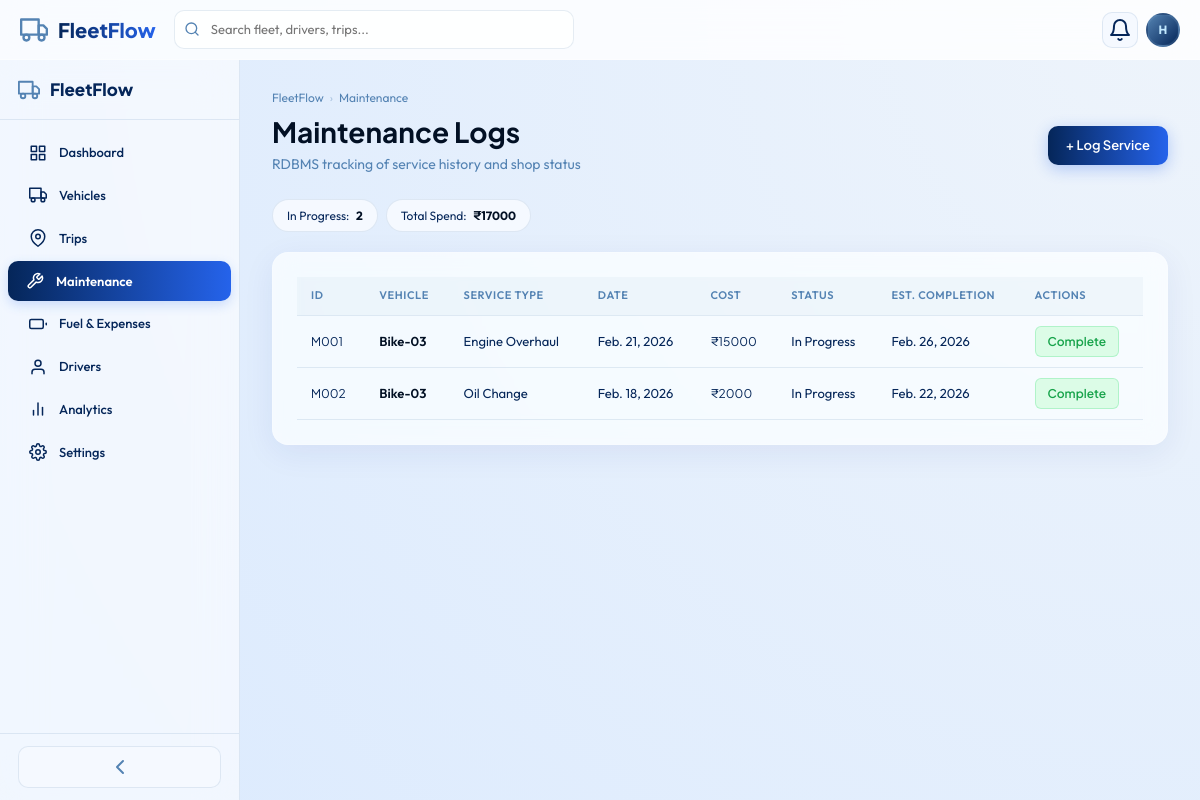
Page /maintenance/ (signed in) on the committed database.
### app/models.py (models this page shows, shortened)
class MaintenanceLog(models.Model):
    STATUS_CHOICES = [
        ('In Progress', 'In Progress'),
        ('Completed', 'Completed'),
    ]
    mid = models.CharField(max_length=10, unique=True, editable=False)
    vehicle = models.ForeignKey(Vehicle, on_delete=models.CASCADE, related_name='maintenance_logs')
    maintenance_type = models.ForeignKey(
        MaintenanceType, on_delete=models.PROTECT, related_name='logs'
    )
    date = models.DateField()
    cost = models.PositiveIntegerField(default=0)
    technician = models.CharField(max_length=100, blank=True, default='')
    notes = models.TextField(blank=True, default='')
    status = models.CharField(max_length=15, choices=STATUS_CHOICES, default='In Progress')
    est_completion = models.DateField(null=True, blank=True)
    created_at = models.DateTimeField(auto_now_add=True)
    class Meta:
        ordering = ['-date']

class Vehicle(models.Model):
    STATUS_CHOICES = [
        ('Available', 'Available'),
        ('On Trip', 'On Trip'),
        ('In Shop', 'In Shop'),
        ('Retired', 'Retired'),
    ]
    vid = models.CharField(max_length=10, unique=True, editable=False)
    name = models.CharField(max_length=100)
    model_name = models.CharField(max_length=100)
    plate = models.CharField(max_length=30, unique=True)
    vehicle_type = models.ForeignKey(VehicleType, on_delete=models.PROTECT, related_name='vehicles')
    capacity = models.PositiveIntegerField(help_text='Max load in kg')
    odometer = models.PositiveIntegerField(default=0)
    acquisition_cost = models.PositiveIntegerField(default=0)
    status = models.CharField(max_length=15, choices=STATUS_CHOICES, default='Available')
    region = models.ForeignKey(Region, on_delete=models.PROTECT, related_name='vehicles')
    created_at = models.DateTimeField(auto_now_add=True)
    class Meta:
        ordering = ['vid']

class MaintenanceType(models.Model):
    name = models.CharField(max_length=50, unique=True)
    class Meta:
        ordering = ['name']

### app/views.py (the view, shortened to what this page needs)
# urls.py: path('maintenance/', views.maintenance, name='maintenance'),
@login_required
def maintenance(request):
    logs = MaintenanceLog.objects.all().select_related('vehicle', 'maintenance_type')
    context = {
        'active_page': 'maintenance',
        'logs': logs,
        'in_progress_count': logs.filter(status='In Progress').count(),
        'total_cost': logs.aggregate(Sum('cost'))['cost__sum'] or 0,
        'vehicles': Vehicle.objects.exclude(status='Retired'),
        'maintenance_types': MaintenanceType.objects.all(),
    }
    return render(request, 'app/maintenance.html', context)

### app/templates/app/maintenance.html (shortened to what this page needs)
{% extends 'app/base.html' %}
{% load static %}
{% block content %}
<div class="page-header">
    <div class="breadcrumb">
        <a href="{% url 'dashboard' %}">FleetFlow</a><span class="sep">›</span><span>Maintenance</span>
    </div>
    <div class="page-header-row">
        <div>
            <h1>Maintenance Logs</h1>
            <p class="page-subtitle">RDBMS tracking of service history and shop status</p>
        </div>
        <button class="btn btn-primary" onclick="openLogService()">+ Log Service</button>
    </div>
</div>
<div class="summary-pills">
    <div class="summary-pill">In Progress: <strong>{{ in_progress_count }}</strong></div>
    <div class="summary-pill">Total Spend: <strong>₹{{ total_cost|floatformat:"0" }}</strong></div>
</div>
<div class="glass-card" style="padding:24px">
    <div class="table-responsive">
        <table class="data-table">
            <thead>
                <tr>
                    <th>ID</th>
                    <th>Vehicle</th>
                    <th>Service Type</th>
                    <th>Date</th>
                    <th>Cost</th>
                    <th>Status</th>
                    <th>Est. Completion</th>
                    <th>Actions</th>
                </tr>
            </thead>
            <tbody>
                {% for log in logs %}
                <tr>
                    <td><span class="cell-mono">{{ log.mid }}</span></td>
                    <td><span class="cell-primary">{{ log.vehicle.name }}</span></td>
                    <td>{{ log.maintenance_type.name }}</td>
                    <td>{{ log.date }}</td>
                    <td><span class="cell-mono">₹{{ log.cost|floatformat:"0" }}</span></td>
                    <td>
                        {% if log.status == 'In Progress' %}
                            <span class="status-pill status-inshop">In Progress</span>
                        {% else %}
                            <span class="status-pill status-available">Completed</span>
                        {% endif %}
                    </td>
                    <td>{{ log.est_completion|default:"—" }}</td>
                    <td>
                        {% if log.status == 'In Progress' %}
                        <form method="POST" style="display:inline;">
                            <button type="submit" class="btn btn-sm btn-success">Complete</button>
                        </form>
                        {% else %}
                            <span style="color:var(--text-muted); font-size: 0.8rem;">Archived</span>
                        {% endif %}
                    </td>
                </tr>
                {% empty %}
                <tr>
                    <td colspan="8" style="text-align:center;padding:40px;color:var(--text-muted)">No maintenance logs found</td>
                </tr>
                {% endfor %}
            </tbody>
        </table>
    </div>
</div>
{% endblock %}

### app/templates/app/base.html (shortened to what this page needs)
{% load static %}
<!DOCTYPE html>
<html lang="en">
<head>
    <link rel="stylesheet" href="{% static 'css/styles.css' %}">
    <link rel="stylesheet" href="{% static 'css/premium.css' %}">
</head>
<body>
    <div id="app">
        <nav id="navbar">
            <a href="{% url 'dashboard' %}" class="navbar-logo">
                <i data-feather="truck"></i>
                <span>FleetFlow</span>
            </a>
            <div class="navbar-search">
                <i data-feather="search"></i>
                <input type="text" placeholder="Search fleet, drivers, trips..." id="global-search"
                    aria-label="Global search" autocomplete="off">
            </div>
            <div class="navbar-right">
                <div style="position:relative">
                    <button class="nav-btn" id="notif-btn" aria-label="Notifications">
                        <i data-feather="bell"></i>
                    </button>
                </div>
                <div style="position:relative">
                    <div class="user-avatar" id="user-avatar" title="User menu">{{ request.user.username|make_list|first|upper }}</div>
                </div>
            </div>
        </nav>
        <div id="app-body">
            <aside id="sidebar">
                <div class="sidebar-header">
                    <i data-feather="truck"></i>
                    <span class="sidebar-header-text">FleetFlow</span>
                </div>
                <nav class="sidebar-nav">
                    <a href="{% url 'dashboard' %}"
                        class="nav-item {% if active_page == 'dashboard' %}active{% endif %}" data-page="dashboard">
                        <i data-feather="grid"></i>
                        <span class="nav-label">Dashboard</span>
                    </a>
                    <a href="{% url 'vehicles' %}" class="nav-item {% if active_page == 'vehicles' %}active{% endif %}"
                        data-page="vehicles">
                        <i data-feather="truck"></i>
                        <span class="nav-label">Vehicles</span>
                    </a>
                    <a href="{% url 'trips' %}" class="nav-item {% if active_page == 'trips' %}active{% endif %}"
                        data-page="trips">
                        <i data-feather="map-pin"></i>
                        <span class="nav-label">Trips</span>
                    </a>
                    <a href="{% url 'maintenance' %}"
                        class="nav-item {% if active_page == 'maintenance' %}active{% endif %}" data-page="maintenance">
                        <i data-feather="tool"></i>
                        <span class="nav-label">Maintenance</span>
                    </a>
                    <a href="{% url 'expenses' %}" class="nav-item {% if active_page == 'expenses' %}active{% endif %}"
                        data-page="expenses">
                        <i data-feather="battery"></i>
                        <span class="nav-label">Fuel &amp; Expenses</span>
                    </a>
                    <a href="{% url 'drivers' %}" class="nav-item {% if active_page == 'drivers' %}active{% endif %}"
                        data-page="drivers">
                        <i data-feather="user"></i>
                        <span class="nav-label">Drivers</span>
                    </a>
                    <a href="{% url 'analytics' %}"
                        class="nav-item {% if active_page == 'analytics' %}active{% endif %}" data-page="analytics">
                        <i data-feather="bar-chart-2"></i>
                        <span class="nav-label">Analytics</span>
                    </a>
                    <a href="{% url 'settings' %}" class="nav-item {% if active_page == 'settings' %}active{% endif %}"
                        data-page="settings">
                        <i data-feather="settings"></i>
                        <span class="nav-label">Settings</span>
                    </a>
                </nav>
                <div class="sidebar-footer">
                    <button class="sidebar-toggle" onclick="toggleSidebarCollapse()" aria-label="Collapse sidebar">
                        <i data-feather="chevron-left"></i>
                    </button>
                </div>
            </aside>
            <main id="main-content">
                {% block content %}{% endblock %}
            </main>
        </div>
    </div>
</body>
</html>

### app/static/css/premium.css (style rules this page uses)
:root { --glass-bg: rgba(255, 255, 255, 0.7); --glass-border: rgba(255, 255, 255, 0.2); --premium-gradient: linear-gradient(135deg, #052659 0%, #5483b3 100%); --accent-gradient: linear-gradient(90deg, #052659 0%, #2563eb 100%); }
body { background: radial-gradient(circle at top right, #eef4fb, #dbeafe); font-family: "Outfit", "Plus Jakarta Sans", sans-serif !important; }
.glass-card { background: var(--glass-bg); backdrop-filter: blur(12px) saturate(180%); -webkit-backdrop-filter: blur(12px) saturate(180%); border: 1px solid var(--glass-border) !important; box-shadow: 0 8px 32px 0 rgba(31, 38, 135, 0.07) !important; }
#navbar { background: rgba(255, 255, 255, 0.8) !important; backdrop-filter: blur(20px) !important; border-bottom: 1px solid rgba(255, 255, 255, 0.3) !important; }
.navbar-logo span { background: var(--accent-gradient) !important; -webkit-background-clip: text !important; -webkit-text-fill-color: transparent !important; background-clip: text !important; }
#sidebar { background: rgba(255, 255, 255, 0.6) !important; backdrop-filter: blur(20px) !important; }
.nav-item { transition: all 0.3s cubic-bezier(0.4, 0, 0.2, 1) !important; }
.nav-item.active { background: var(--accent-gradient) !important; color: white !important; border-left: none !important; box-shadow: 0 4px 12px rgba(37, 99, 235, 0.2); }
.data-table thead th { background: rgba(84, 131, 179, 0.05) !important; text-transform: uppercase; font-size: 11px; letter-spacing: 0.05em; }
.data-table tr { transition: all 0.2s !important; }
.btn-primary { background: var(--accent-gradient) !important; border: none !important; box-shadow: 0 4px 15px rgba(37, 99, 235, 0.3); transition: all 0.3s !important; color: white !important; }

### rows in the picture
MaintenanceLog: mid "M001", vehicle.name "Bike-03", maintenance_type.name "Engine Overhaul", date "Feb. 21, 2026", cost "15000", status "In Progress", est_completion "Feb. 26, 2026"
MaintenanceLog: mid "M002", vehicle.name "Bike-03", maintenance_type.name "Oil Change", date "Feb. 18, 2026", cost "2000", status "In Progress", est_completion "Feb. 22, 2026"

### other values in the picture
{{ request.user.username|make_list|first|upper }} "H"
{{ in_progress_count }} "2"
{{ total_cost|floatformat:"0" }} "17000"
